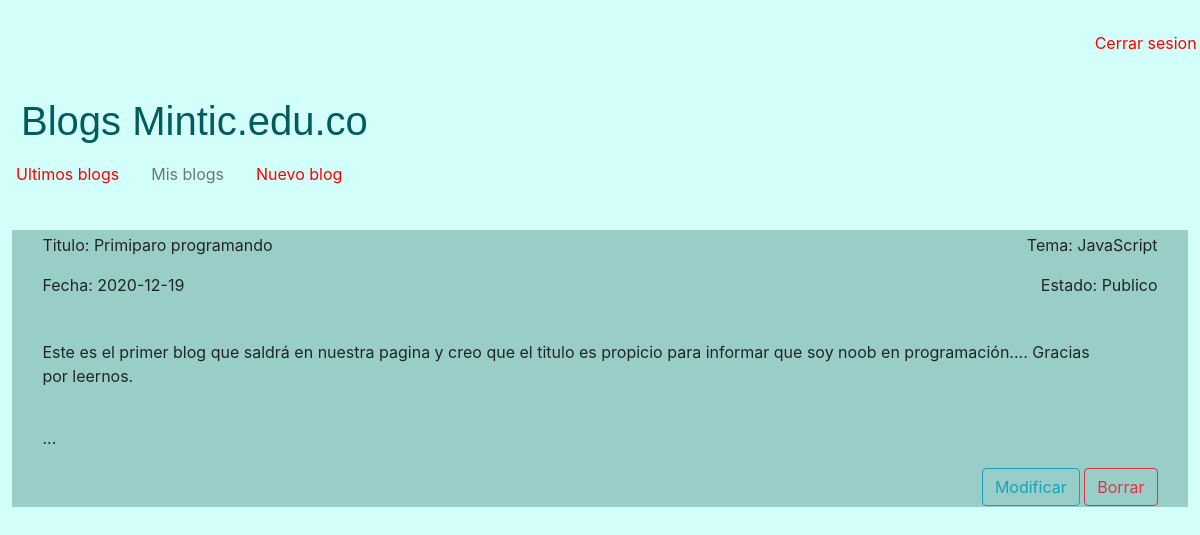
/misb (signed in), run on the app's committed database.
### tables this page shows
CREATE TABLE "nuevoBlog" (
	"idblog"	INTEGER,
	"fecha"	TEXT NOT NULL,
	"titulo"	TEXT NOT NULL,
	"tema"	TEXT NOT NULL,
	"estado"	TEXT NOT NULL,
	"blog"	TEXT NOT NULL,
	"Usuario"	TEXT NOT NULL,
	PRIMARY KEY("idblog" AUTOINCREMENT)
);

### app.py (the view)
@app.route('/misb')
def misb():
    if 'user' in session:
        conexion = sqlite3.connect("usuarios.db")
        conexion.row_factory = sql.Row
        objcursor = conexion.cursor()
        objcursor.execute("select * from nuevoBlog where Usuario ='"+session['user']+"'")
        rows = objcursor.fetchall()
        rows.reverse()
        return render_template("misB.html",rows = rows)
    else:
        mensaje="Debes iniciar sesion"
        return render_template('inicio.html',mensaje=mensaje)

### templates/misB.html (shortened to what this page needs)
<!DOCTYPE html>
<html lang="en">
<head>
    <link rel="stylesheet" href="https://cdn.jsdelivr.net/npm/bootstrap@4.5.3/dist/css/bootstrap.min.css">
    <link rel="stylesheet" href="{{ url_for('static', filename='estilo.css' ) }}">
</head>
<body id="f">
<table border="0" style="border-collapse: collapse; width: 99.8%; text-align: left; height: 60px;">
        <tr style="text-align: right;">
            <td><a href="/logout">Cerrar sesion</a></td>
        </tr>
        <tr style="height: 60px;">
            <td style="width: 100%; text-align:left;">
                <h1 id="Titulo">Blogs Mintic.edu.co</h1>
            </td>
        </tr>
        </table>
<table border="1" id="barra">
        <tr style="height: 36px;">
            <nav class="nav">
                <a style="color: red;"class="nav-link" href="/ultimosB">Ultimos blogs</a>
                <a class="nav-link disabled" href="#" tabindex="-1" aria-disabled="true">Mis blogs</a>
                <a style="color: red;"class="nav-link" href="/nuevo">Nuevo blog</a>
              </nav>
        </tr>
</table>
{% for row in rows %}
<center>
    <div style="background-color: rgb(152,205,200);width: 98%;">
<table border="0" style="border-collapse: collapse; width: 95%; height: 85px; text-align: left;">
        <tr style="height: 85px;margin-right: 10px;">
            <td style="width: 50%; height: 85px; text-align: left;margin-left: 10px;">
                <p>Titulo: {{row["titulo"]}}</p>
                <p>Fecha:  {{row["fecha"]}}</p>
            </td>
            <td style="width: 50%; height: 85px; text-align: right;">
                <p>Tema:  {{row["tema"]}}</p>
                <p>Estado: {{row["estado"]}}</p>
            </td>
        </tr>
</table>
<table border="0" style="border-collapse: collapse; width: 95%; height: 10px;">
    <tr>
        <td><p style="overflow:hidden; width: 95%; height: 70px">{{row["blog"]}}</p>...<p>{{mensajer}}</p> </td>
    </tr>
    <br>
    <tr style="text-align: right;">
        <form action="/modi" method="POST">
            <td><a><button type="submit" name="modificar" value="{{row['idblog']}}" class="btn btn-outline-info">Modificar</button></a>
            </form>
                <button onclick="document.getElementById('id01').style.display='block'" class="btn btn-outline-danger">Borrar</button></td>
        </tr>
    </table>
</div>
<br>
</center>
{% endfor %}
    </body>
</html>

### static/estilo.css (style rules this page uses)
#Titulo { margin-left: 20px; margin-top: 40px; color: rgb(0,92,94); }
#barra { width: 68.2%; height: 32px; text-align: left; margin-left:40px; }
h1 { font-family: "Arial"; }
#f { background-color: rgb(211, 255, 251); margin-top: 30px; }
a { text-align: center; color: red; }

### data on the page
nuevoBlog: titulo "Primiparo programando", fecha "2020-12-19", tema "JavaScript", estado "Publico", blog "Este es el primer blog que saldrá en nuestra pagina y creo que el titulo es propicio para informar que soy noob en programación.... Gracias por leernos.", {{ row['idblog'] }} 1 (drawn)
